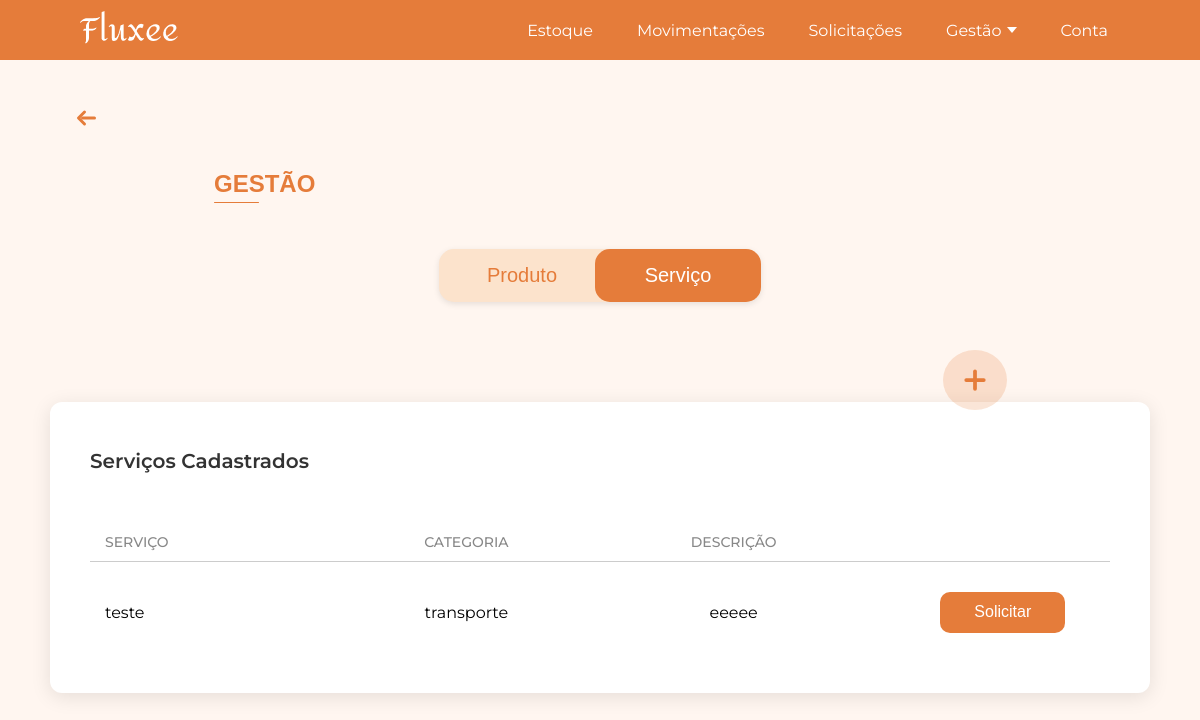
The app's page /gestao_servico/, older data.
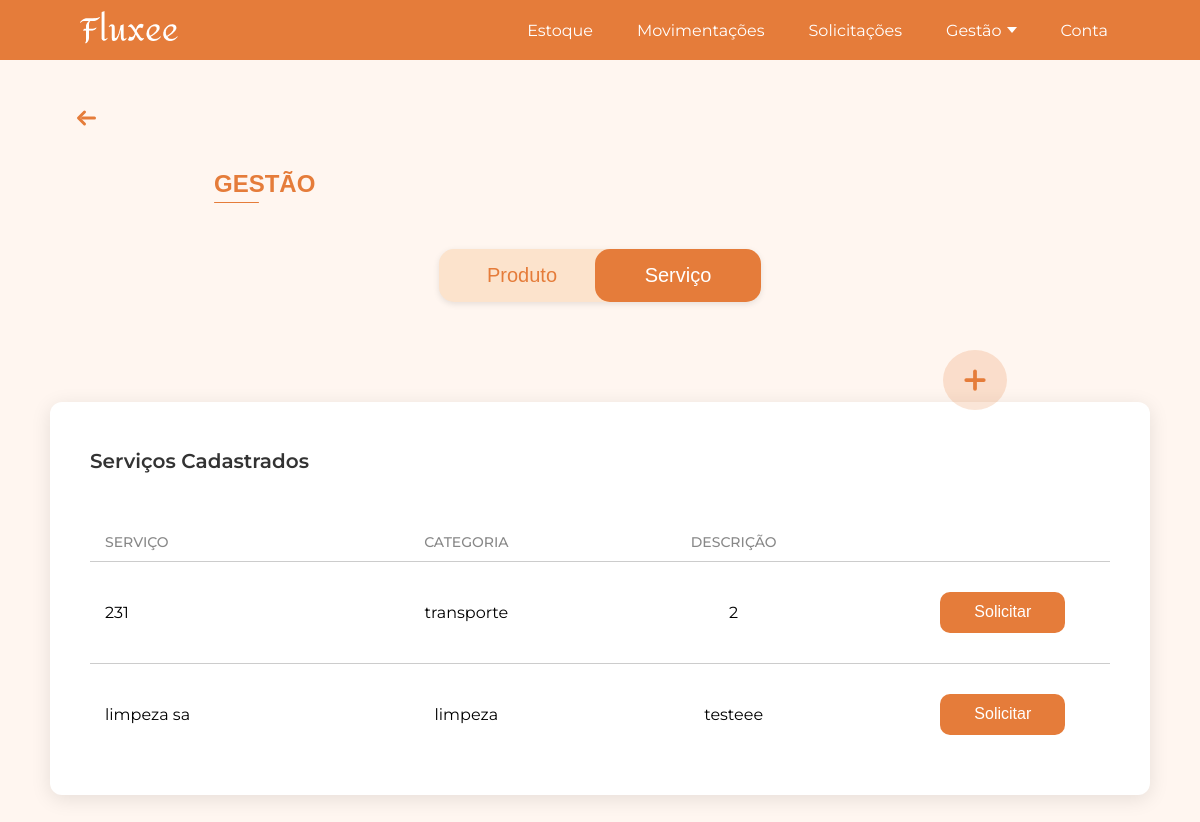
The same page, newer data.
### app/models.py (models this page shows, shortened)
class Service(db.Model):
    __tablename__ = 'services'
    id = db.Column(db.Integer, primary_key=True)
    nome = db.Column(db.String(120), nullable=False)
    categoria = db.Column(db.String(30), nullable=False)  # transporte / limpeza / seguranca
    descricao = db.Column(db.Text, nullable=True)
    transporte = db.relationship("ServiceTransporte", backref="service", uselist=False)

### app/view.py (the view)
@app.route('/gestao_servico/')
def gestao_servico():
    servicos = Service.query.all()  # pega todos os serviços do banco
    return render_template('gestao_servico.html', servicos=servicos)

### app/templates/gestao_servico.html (shortened to what this page needs)
<!DOCTYPE html>
<html lang="pt-BR">
<head>
    <link rel="stylesheet" href="{{ url_for('static', filename='css/gestao_servicos.css') }}">
</head>
<body>
    {% include 'componentes/alertas/alerta_sucesso.html' %}
    {% include 'componentes/header/header.html' %}
    {% with texto="GESTÃO" %}
        {% include 'componentes/titulos/titulo.html' %}
    {% endwith %}
    {% include 'componentes/botoes/botao_gestao_add_servico.html' %}
    {% include 'componentes/botoes/botaogestao.html' %}
    <div class="gestao-container">
        <div class="gestao-box">
            <h2 class="gestao-box-title">Serviços Cadastrados</h2>
            <div class="gestao-tabela">
                <div class="gestao-cabecalho">
                    <span class="coluna-produto">SERVIÇO</span>
                    <span class="coluna-categoria">CATEGORIA</span>
                    <span class="coluna-descricao">DESCRIÇÃO</span>
                </div>
                {% for s in servicos %}
                    <div class="gestao-linha linha-dinamica">
                        <span class="linha-produto">{{ s.nome }}</span>
                        <span class="linha-categoria">{{ s.categoria }}</span>
                        <span class="linha-descricao">{{ s.descricao }}</span>
                        <span class="linha-acao">
                            <button class="btn-solicitar"
                                    data-categoria="{{ s.categoria }}"
                                    data-nome="{{ s.nome }}">
                                Solicitar
                            </button>
                        </span>
                    </div>
                {% endfor %}
            </div>
        </div>
    </div>
                    {% include 'componentes/boxs/box_data_saida.html' %}
                    {% include 'componentes/boxs/box_data_retorno.html' %}
                    {% include 'componentes/boxs/box_qt_onibus.html' %}
                    {% include 'componentes/boxs/box_horario_saida.html' %}
                    {% include 'componentes/boxs/box_horario_chegada.html' %}
                    {% include 'componentes/boxs/dropdown_tempo.html' %}
                    {% include 'componentes/boxs/box_ambiente.html' %}
                    {% include 'componentes/boxs/dropdown_frequencia.html' %}
                    {% include 'componentes/boxs/box_data_inicio.html' %}
                    {% include 'componentes/boxs/box_area_atuacao.html' %}
                    {% include 'componentes/boxs/dropdown_turno.html' %}
                {% with texto="Enviar Solicitação" %}
                    {% include 'componentes/botoes/botao_solicitar.html' %}
                {% endwith %}
</body>
</html>

### app/templates/componentes/alertas/alerta_sucesso.html (shortened to what this page needs)
<link rel="stylesheet" href="{{ url_for('static', filename='css/diversos/alerta_sucesso.css') }}">

### app/templates/componentes/header/header.html (shortened to what this page needs)
<header class="site-header">
  <div class="container">
    <a href="/" class="logo">
      <img src="{{ url_for('static', filename='images/fluxee2.png') }}" alt="Logo Fluxeé">
    </a>
    <nav class="nav">
      <ul>
        <li><a href="#">Estoque</a></li>
        <li><a href="{{ url_for('movimentacoes') }}">Movimentações</a></li>
        <li><a href="{{ url_for('solicitacoes') }}">Solicitações</a></li>
        <li class="dropdown_gestao">
          <a href="#" class="dropbtn">
            Gestão <span class="arrow"></span>
          </a>
        </li>
        <li><a href="#">Conta</a></li>
      </ul>
    </nav>
  </div>
</header>
<link rel="stylesheet" href="{{ url_for('static', filename='css/header.css') }}">

### app/templates/componentes/titulos/titulo.html
<div class="titulo-container">
    <div class="seta-container">
        <a href="{{ url_for('home') }}" class="titulo-voltar" title="Voltar para a página inicial">
            <svg xmlns="http://www.w3.org/2000/svg" width="45" height="24" fill="none" stroke="#E57C3A" stroke-width="3" stroke-linecap="round" stroke-linejoin="round" viewBox="0 0 24 24">
                <line x1="8" y1="12" x2="20" y2="12" />
                <polyline points="10 6 4 12 10 18" />
            </svg>
        </a>
    </div>
    <div class="titulo-linha">
        <h1 class="titulo">{{ texto }}</h1>
    </div>
</div>
<link rel="stylesheet" href="{{ url_for('static', filename='css/diversos/titulo.css') }}">

### app/templates/componentes/botoes/botao_gestao_add_servico.html
<a href="{{ url_for('cadastrar_servico') }}" class="botao-adicionar-servico" title="Adicionar novo servico">
    <svg xmlns="http://www.w3.org/2000/svg" width="24" height="24" fill="none" stroke="#E57C3A" stroke-width="3" stroke-linecap="round" stroke-linejoin="round" viewBox="0 0 24 24">
        <line x1="12" y1="5" x2="12" y2="19"/>
        <line x1="5" y1="12" x2="19" y2="12"/>
    </svg>
</a>
<link rel="stylesheet" href="{{ url_for('static', filename='css/botoes/botao_gestao_add_servico.css') }}">

### app/templates/componentes/botoes/botaogestao.html
<link rel="stylesheet" href="{{ url_for('static', filename='css/botoes/botaogestao.css') }}">
<div class="container">
  <div class="toggle-container">
    <a href="{{ url_for('gestao') }}" class="toggle-btn {% if request.path == '/gestao/' %}active{% endif %}">Produto</a>
    <a href="{{ url_for('gestao_servico') }}" class="toggle-btn {% if request.path == '/gestao_servico/' %}active{% endif %}">Serviço</a>
  </div>
</div>
<link rel="stylesheet" href="{{ url_for('static', filename='js/botaogestao.js') }}">

### app/templates/componentes/boxs/box_data_saida.html (shortened to what this page needs)
<link rel="stylesheet" href="{{ url_for('static', filename='css/boxs/box_data_saida.css') }}">

### app/templates/componentes/boxs/box_data_retorno.html (shortened to what this page needs)
<link rel="stylesheet" href="{{ url_for('static', filename='css/boxs/box_data_retorno.css') }}">

### app/templates/componentes/boxs/box_qt_onibus.html (shortened to what this page needs)
<link rel="stylesheet" href="{{ url_for('static', filename='css/boxs/box_qt_onibus.css') }}">

### app/templates/componentes/boxs/box_horario_saida.html (shortened to what this page needs)
<link rel="stylesheet" href="{{ url_for('static', filename='css/boxs/box_horario_saida.css') }}">

### app/templates/componentes/boxs/box_horario_chegada.html (shortened to what this page needs)
<link rel="stylesheet" href="{{ url_for('static', filename='css/boxs/box_horario_chegada.css') }}">

### app/templates/componentes/boxs/dropdown_tempo.html (shortened to what this page needs)
<link rel="stylesheet" href="{{ url_for('static', filename='css/boxs/dropdown_tipo_usuario.css') }}">

### app/templates/componentes/boxs/box_ambiente.html (shortened to what this page needs)
<link rel="stylesheet" href="{{ url_for('static', filename='css/boxs/box_ambiente.css') }}">

### app/templates/componentes/boxs/dropdown_frequencia.html (shortened to what this page needs)
<link rel="stylesheet" href="{{ url_for('static', filename='css/boxs/dropdown_frequencia.css') }}">

### app/templates/componentes/boxs/box_data_inicio.html (shortened to what this page needs)
<link rel="stylesheet" href="{{ url_for('static', filename='css/boxs/box_data_inicio.css') }}">

### app/templates/componentes/boxs/box_area_atuacao.html (shortened to what this page needs)
<link rel="stylesheet" href="{{ url_for('static', filename='css/boxs/box_area_atuacao.css') }}">

### app/templates/componentes/boxs/dropdown_turno.html (shortened to what this page needs)
<link rel="stylesheet" href="{{ url_for('static', filename='css/boxs/dropdown_turno.css') }}">

### app/templates/componentes/botoes/botao_solicitar.html (shortened to what this page needs)
<link rel="stylesheet" href="{{ url_for('static', filename='css/botoes/botao_solicitar.css') }}">

### app/static/css/gestao_servicos.css (style rules this page uses)
html, body { margin: 0; padding: 0; font-family: 'Montserrat', Arial, sans-serif; background-color: #FFF6F0; }
.gestao-container { display: flex; justify-content: center; align-items: flex-start; gap: 50px; padding: 50px 0; }
.gestao-box { width: 1850px; background: #fff; border-radius: 12px; box-shadow: 0 4px 20px rgba(0,0,0,0.1); padding: 30px 40px; box-sizing: border-box; }
.gestao-box-title { font-size: 20px; font-weight: 600; margin-bottom: 50px; color: #333; }
.gestao-cabecalho { display: flex; padding: 10px 15px; font-weight: 500; color: #888; font-size: 14px; }
.coluna-produto { width: 23%; text-align: left; }
.coluna-categoria { width: 27%; text-align: center; }
.coluna-descricao { width: 27%; text-align: center; }
.gestao-linha { display: flex; align-items: center; padding: 30px 15px; border-top: 1px solid #ccc; height: auto; background: transparent; }
.gestao-linha:last-of-type { margin-bottom: 0; }
.gestao-linha .linha-produto { width: 23%; }
.gestao-linha .linha-categoria { width: 27%; text-align: center; }
.gestao-linha .linha-descricao { width: 27%; text-align: center; }
.gestao-linha .linha-acao { width: 20%; text-align: right; }
.btn-solicitar { width: 145px; height: 48px; background-color: #E57C3A; color: #fff; border: none; font-size: 16px; cursor: pointer; border-radius: 10px; transition: background-color 0.3s ease, transform 0.2s ease; }
@media (max-width: 2100px) { .gestao-box { width: 1600px; } }
@media (max-width: 1800px) { .gestao-box { width: 1350px; } }
@media (max-width: 1600px) { .gestao-box { width: 1200px; } }
@media (max-width: 1450px) { .gestao-box { width: 1100px; } }
@media (max-width: 1400px) { .gestao-box { margin-top: 50px; } }

### app/static/css/header.css (style rules this page uses)
.site-header { background-color: #E57C3A; width: 100%; height: 65px; max-height: 60px; color: white; display: flex; align-items: center; padding: 0 80px; box-sizing: border-box; }
.site-header .container { display: flex; justify-content: space-between; align-items: center; width: 100%; margin: 0 auto; padding-right: 0; }
.logo { font-size: 1.5rem; font-weight: bold; }
.nav ul { display: flex; list-style: none; margin: 0; padding: 0; font-family: 'Montserrat', sans-serif; gap: 20px; }
.nav li { position: relative; margin: 0; }
.nav a { display: inline-flex; align-items: center; text-decoration: none; color: white; font-family: 'Montserrat', sans-serif; padding: 8px 12px; transition: color 0.3s ease; }
.nav li.dropdown_gestao .dropbtn { cursor: pointer; display: inline-flex; align-items: center; gap: 5px; }
.nav li.dropdown_gestao .arrow { display: inline-block; width: 0; height: 0; border-left: 5px solid transparent; border-right: 5px solid transparent; border-top: 6px solid white; transition: transform 0.3s ease; }

### app/static/css/diversos/titulo.css (style rules this page uses)
.titulo-container { margin-left: 64px; margin-top: 46px; display: block; }
.seta-container { margin-bottom: 20px; }
.titulo-voltar { text-decoration: none; display: inline-flex; align-items: center; transition: transform 0.2s ease; }
.titulo-linha .titulo { color: #E57C3A; margin-left: 150px; font-size: 24px; font-weight: 600; font-family: Arial, Helvetica, sans-serif; position: relative; display: inline-block; }
.titulo-linha .titulo::after { content: ""; display: block; width: 45px; height: 1px; background-color: #E57C3A; margin-top: 4px; border-radius: 2px; }

### app/static/css/botoes/botao_gestao_add_servico.css (style rules this page uses)
.botao-adicionar-servico { display: flex; align-items: center; justify-content: center; width: 64px; height: 60px; border-radius: 50%; background-color: rgba(229, 124, 58, 0.2); text-decoration: none; cursor: pointer; transition: transform 0.2s ease, box-shadow 0.2s ease; position: fixed; right: 193px; top: 350px; z-index: 1000; }
.botao-adicionar-servico svg { width: 30px; height: 30px; stroke: #E57C3A; }

### app/static/css/botoes/botao_solicitar.css (style rules this page uses)
.btn-solicitar { width: 125px; height: 41px; background-color: #E57C3A; color: #FFFFFF; border: none; font-size: 16px; cursor: pointer; border-radius: 10px; transition: background-color 0.3s ease, transform 0.2s ease; }

Row changes from the older to the newer data that the page shows:
changed Service "transporte": nome "teste" → "231"; descricao "eeeee" → "2"
added Service: nome "limpeza sa", categoria "limpeza", descricao "testeee"
